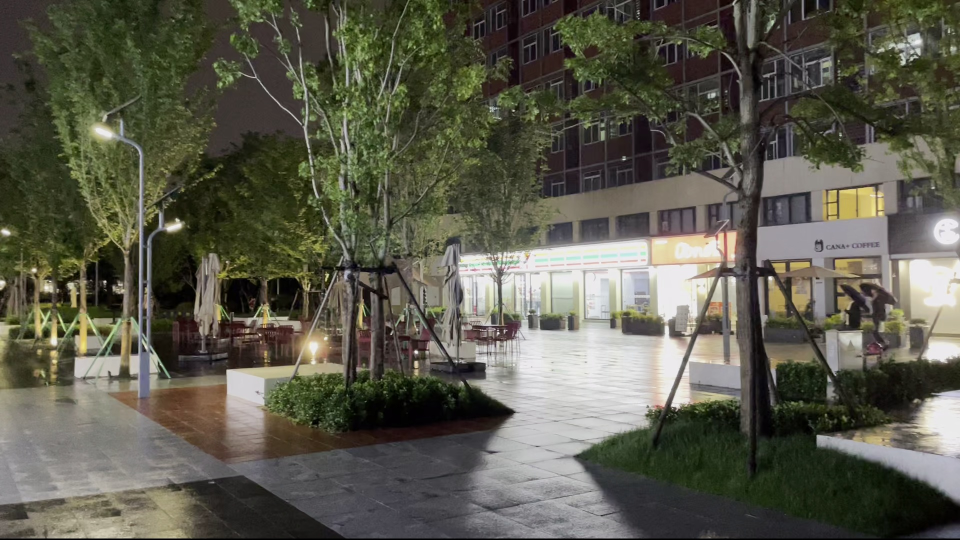
#> input picture keyframes/frame0.jpg, 1920 x 1080 px (shown at 1/2 size)
$ python panorama_generation.py
#> lines starting #> are read from the running program, lines starting #| are printed output that depends on the picture
import cv2
import numpy as np


def stitch(img1, img2, H):

    # Get dimensions of the input images
    h1, w1 = img1.shape[:2]
    h2, w2 = img2.shape[:2]

    # Define corners of the original images
    corners_img1 = np.float32([[0, 0], [0, h1], [w1, h1], [w1, 0]]).reshape(-1, 1, 2)
    corners_img2 = np.float32([[0, 0], [0, h2], [w2, h2], [w2, 0]]).reshape(-1, 1, 2)

    # Transform corners of img1 using the homography matrix
    transformed_corners_img1 = cv2.perspectiveTransform(corners_img1, H)

    # Determine the size of the output canvas based on transformed coordinates
    combined_corners = np.concatenate((corners_img2, transformed_corners_img1), axis=0)
    [x_min, y_min] = np.int32(combined_corners.min(axis=0).ravel() - 0.5)
    [x_max, y_max] = np.int32(combined_corners.max(axis=0).ravel() + 0.5)
    output_size = (x_max - x_min, y_max - y_min)

    # The output matrix after affine transformation
    offset_transform = np.array([[1, 0, -x_min], [0, 1, -y_min], [0, 0, 1]])

    # Warp img1 using the composite transformation matrix
    transformed_img1 = cv2.warpPerspective(img1, offset_transform.dot(H), output_size)

    # Create output image and place img2 within the new canvas
    output_image = transformed_img1.copy()
    for y in range(h2):
        for x in range(w2):
            if all(img2[y, x] != 0):  # Check if the pixel is not completely black
                output_image[y - y_min, x - x_min] = img2[y, x]

    return output_image


# [65 lines left out: function stitch_blend, not called in this run]


# Mathematicals are from https://www.cnblogs.com/cheermyang/p/5431170.html
def cylindrical_project(img, f=550):

    height, width, depth = img.shape

    # Initialize the output image with zeros (all black)
    cylindrical_img = np.zeros_like(img)

    # Calculate the center coordinates of the image
    centerX = width / 2
    centerY = height / 2

    # Iterate over each pixel in the cylindrical image
    for i in range(width):

        # Calculate the angle theta from the center for the current column
        theta = (i - centerX) / f

        # Determine the corresponding x-coordinate in the input image
        pointX = int(f * np.tan(theta) + centerX)

        # Calculate the scaling factor for y-coordinate adjustment due to the cylindrical projection
        pointY_factor = 1 / np.cos(theta)


        # Iterate over each row in the output image
        for j in range(height):

            # Determine the corresponding y-coordinate in the input image
            pointY = int((j - centerY) * pointY_factor + centerY)

            # Check bounds and assign values
            if 0 <= pointX < width and 0 <= pointY < height:
                # If within bounds, copy the pixel values from the input image
                for k in range(depth):
                    cylindrical_img[j, i, k] = img[pointY, pointX, k]
            else:
                # Set to black if out-of-bounds; though np.zeros_like already set it to 0
                cylindrical_img[j, i, :] = 0

    return cylindrical_img


# Inspired from https://docs.opencv.org/4.x/dc/dc3/tutorial_py_matcher.html
def compute_homography(img1, img2):

    # Call the SIFT method
    sift = cv2.SIFT_create()

    # Get dimensions
    h1, w1 = img1.shape[0:2]
    h2, w2 = img2.shape[0:2]

    # Crop the right part of img1 for detecting SIFT
    img1_crop = img1[:, w1 - w2:]

    # Adjust coordinates to original scale if img1 was cropped
    diff = w1 - img1_crop.shape[1]

    # Detect keypoints and descriptors
    kp1, des1 = sift.detectAndCompute(img1_crop, None)
    kp2, des2 = sift.detectAndCompute(img2, None)

    # Match descriptors using Brute-Force matcher
    bf = cv2.BFMatcher(normType=cv2.NORM_L2)  # Using L2 (Euclidean) distance
    matches = bf.knnMatch(des1, des2, k=2)

    # Filter matches using the Lowe's ratio test
    match_ratio = 0.6
    valid_matches = [m1 for m1, m2 in matches if m1.distance < match_ratio * m2.distance]

    # Require at least 4 matches to compute homography
    if len(valid_matches) >= 4:
        # Extract the coordinates of matching points
        img1_pts = np.float32([kp1[m.queryIdx].pt for m in valid_matches]).reshape(-1, 1, 2)
        img2_pts = np.float32([kp2[m.trainIdx].pt for m in valid_matches]).reshape(-1, 1, 2)
        img1_pts[:, :, 0] += diff  # Adjust coordinates back to original if cropped

        # Compute the Homography matrix
        H, mask = cv2.findHomography(img1_pts, img2_pts, cv2.RANSAC, 5.0)

        if H is not None:
            # Redo homography computation to remove outliers
            img1_pts = img1_pts[mask.ravel() == 1]
            img2_pts = img2_pts[mask.ravel() == 1]
            H, _ = cv2.findHomography(img1_pts, img2_pts, cv2.RANSAC, 5.0)

            # Draw matches
            # draw_img = cv2.drawMatches(img1, kp1, img2, kp2,
            #         [valid_matches[i] for i in range(len(valid_matches)) if mask[i]],
            #         None, flags=cv2.DrawMatchesFlags_NOT_DRAW_SINGLE_POINTS)
            # cv2.imwrite('matching points.jpg', draw_img)

            return H
    else:
        print("Not enough matches to compute homography.")
        return None


def crop_result(result_img):

    # Determine the height and width of the input image
    h = result_img.shape[0]
    w = result_img.shape[1]

    # Set the percentage of the original width to retain
    cut_off_percent = 0.95

    # Calculate height bounds for cropping
    h1 = int(h * 0.05)      # Start height (5% from top)
    h2 = int(h * 0.95)      # End height (95% from top, i.e., crops 5% from bottom)
    w_new = int(w * cut_off_percent) # New width after cropping 10% from the right

    # Crop the image according to calculated dimensions
    result_img = result_img[h1:h2, :w_new]

    return result_img


# [19 lines left out: function cut_corners, not called in this run]


def stitch_image(img1_path, img2_path):
    # Input images
    if isinstance(img1_path, str):
        img1 = cv2.imread(img1_path)
        img1 = cv2.resize(img1, (640, 360))
        img1 = cylindrical_project(img1)
    else:
        img1 = img1_path

    img2 = cv2.imread(img2_path)
    img2 = cv2.resize(img2, (640, 360))
    img2 = cylindrical_project(img2)

    H = compute_homography(img1, img2)

    stitched_image = stitch(img1, img2, H)
    # stitched_image = stitch_blend(img1, img2, H)

    stitched_image = crop_result(stitched_image)

    return stitched_image


if __name__ == "__main__":

    current_img = 'keyframes/frame0.jpg'

    key_frame_num = 5
    for i in range(1, key_frame_num):
        next_img = 'keyframes/frame{}.jpg'.format(i)
        print("Stitching frame{} and frame{}...".format(i - 1, i))
        current_img = stitch_image(current_img, next_img)
#> in stitch_image, img1 is the input picture: shape (1080, 1920, 3); mean B, G, R 76.3, 90.2, 91
#> after the loop in cylindrical_project, `for i in range(width):`:
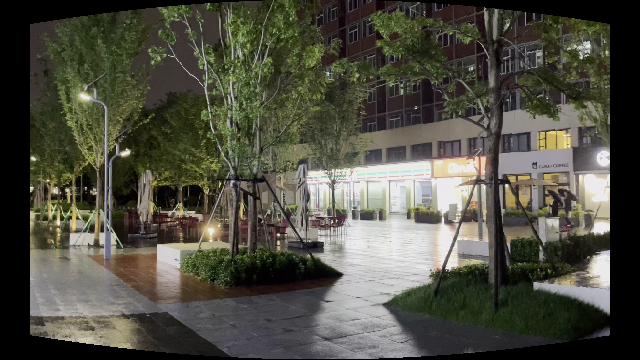
#> cylindrical_img: shape (360, 640, 3); mean B, G, R 66.4, 78.1, 78.8
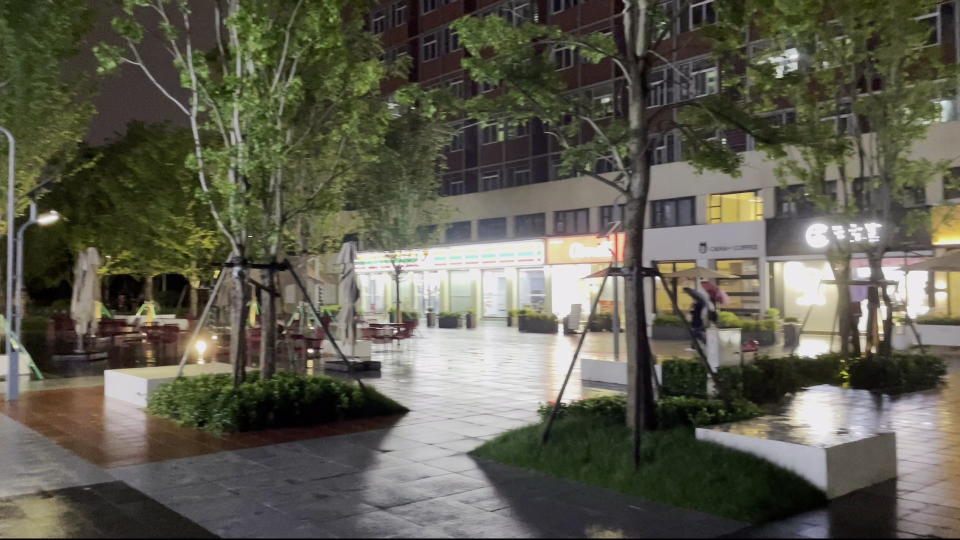
#> input picture keyframes/frame1.jpg, 1920 x 1080 px (shown at 1/2 size)
#> in stitch_image, img2 is the input picture: shape (1080, 1920, 3); mean B, G, R 79.6, 92.7, 94.3
#> in stitch_image, `img2 = cv2.resize(img2, (640, 360))`:
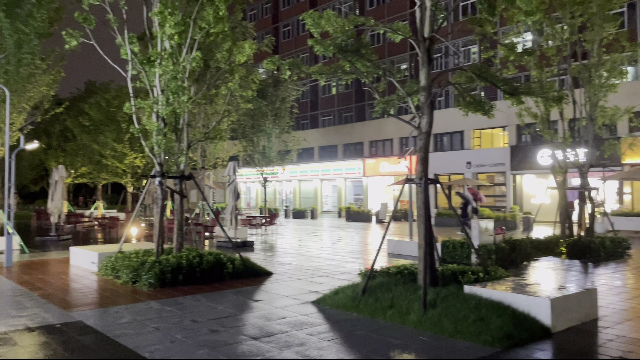
#> img2: shape (360, 640, 3); mean B, G, R 79.6, 92.7, 94.3
#> call 2 of cylindrical_project, with f = 550
#> after the loop in cylindrical_project (call 2), `for i in range(width):`:
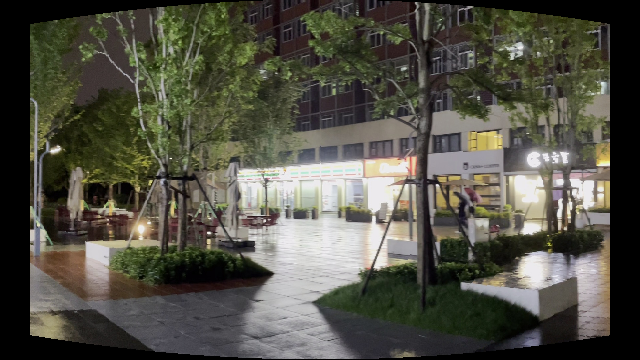
#> cylindrical_img: shape (360, 640, 3); mean B, G, R 69.6, 80.7, 81.9
#> in compute_homography, `kp1, des1 = sift.detectAndCompute(img1_crop, None)`: kp1 = 2005 keypoints; strongest (x, y, size): (600, 266, 16), (31, 188, 2.6), (602, 227, 10.7), (278, 235, 1.9)
#> in compute_homography, `kp2, des2 = sift.detectAndCompute(img2, None)`: kp2 = 2268 keypoints; strongest (x, y, size): (209, 233, 2.2), (437, 185, 2), (265, 221, 1.8), (56, 150, 5.8)
#> in compute_homography, `matches = bf.knnMatch(des1, des2, k=2)`: matches = 2005 matches
#> in compute_homography, `valid_matches = [m1 for m1, m2 in matches if m1.distance < match_ratio..`: valid_matches = 413 matches
#> in compute_homography, `img1_pts = np.float32([kp1[m.queryIdx].pt for m in valid_matches]).res..`: img1_pts = 413 rows, first 8: [33.32, 27.05], [108, 126], [117.9, 246.4], [118.1, 121.1], [118.4, 126.9], [118.4, 157.4], [126, 152.7], [126, 152.7]
#> in compute_homography, `img2_pts = np.float32([kp2[m.trainIdx].pt for m in valid_matches]).res..`: img2_pts = 413 rows, first 8: [607, 333.1], [38.54, 122.2], [47.69, 243.5], [48.83, 117], [48.85, 124], [48.48, 154], [55.89, 149.8], [55.89, 149.8]
#> in compute_homography, `H, mask = cv2.findHomography(img1_pts, img2_pts, cv2.RANSAC, 5.0)`: H = [[1.02, -0.00737, -71.25], [0.0142, 1.01, -6.55], [2.96e-05, 1.25e-05, 1]]; mask = 413 values, max 1 at index 1, min 0 at index 0, mean 0.99
#> in compute_homography, `img1_pts = img1_pts[mask.ravel() == 1]`: img1_pts = 409 rows, first 8: [108, 126], [117.9, 246.4], [118.1, 121.1], [118.4, 126.9], [118.4, 157.4], [126, 152.7], [126, 152.7], [126.1, 221.8]
#> in compute_homography, `img2_pts = img2_pts[mask.ravel() == 1]`: img2_pts = 409 rows, first 8: [38.54, 122.2], [47.69, 243.5], [48.83, 117], [48.85, 124], [48.48, 154], [55.89, 149.8], [55.89, 149.8], [56.22, 218]
#> in compute_homography, `H, _ = cv2.findHomography(img1_pts, img2_pts, cv2.RANSAC, 5.0)`: H = [[1.02, -0.00605, -71.59], [0.0145, 1.02, -6.83], [3.1e-05, 1.56e-05, 1]]
#> in stitch, `transformed_corners_img1 = cv2.perspectiveTransform(corners_img1, H)`: transformed_corners_img1 = [[-71.59, -6.83], [-73.36, 357.1], [565.9, 359.3], [571.2, 2.41]]
#> in stitch, `combined_corners = np.concatenate((corners_img2, transformed_corners_i..`: combined_corners = [[0, 0], [0, 360], [640, 360], [640, 0], [-71.59, -6.83], [-73.36, 357.1], [565.9, 359.3], [571.2, 2.41]]
#> in stitch, `[x_min, y_min] = np.int32(combined_corners.min(axis=0).ravel() - 0.5)`: x_min = -73; y_min = -7
#> in stitch, `[x_max, y_max] = np.int32(combined_corners.max(axis=0).ravel() + 0.5)`: x_max = 640; y_max = 360
#> in stitch, `output_size = (x_max - x_min, y_max - y_min)`: output_size = (713, 367)
#> in stitch, `offset_transform = np.array([[1, 0, -x_min], [0, 1, -y_min], [0, 0, 1]])`: offset_transform = [[1, 0, 73], [0, 1, 7], [0, 0, 1]]
#> in stitch, `transformed_img1 = cv2.warpPerspective(img1, offset_transform.dot(H), ..`:
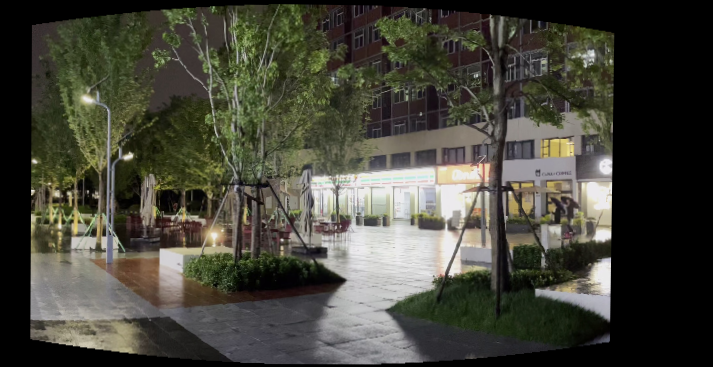
#> transformed_img1: shape (367, 713, 3); mean B, G, R 58.5, 68.9, 69.5
#> after the loop in stitch, `for y in range(h2):`:
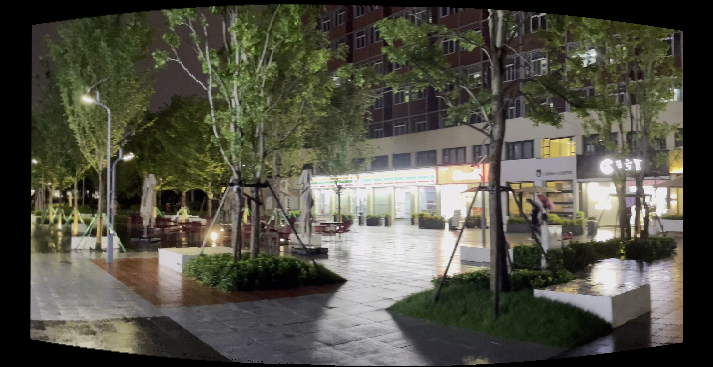
#> output_image: shape (367, 713, 3); mean B, G, R 68.4, 80.3, 81.3
#> in crop_result, `result_img = result_img[h1:h2, :w_new]`:
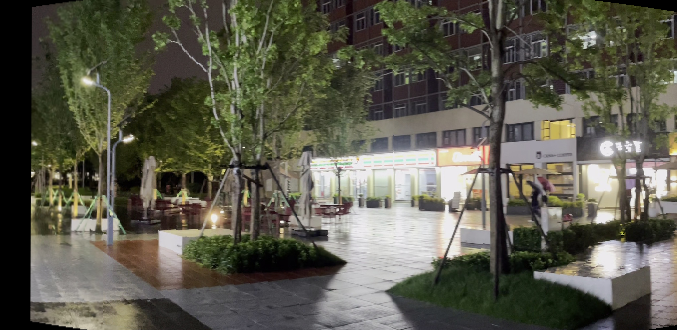
#> result_img: shape (330, 677, 3); mean of channels 0, 1, 2 76.1, 89.6, 90.6; drawn as B, G, R
#> pass 2 of the loop `for i in range(1, key_frame_num):`:
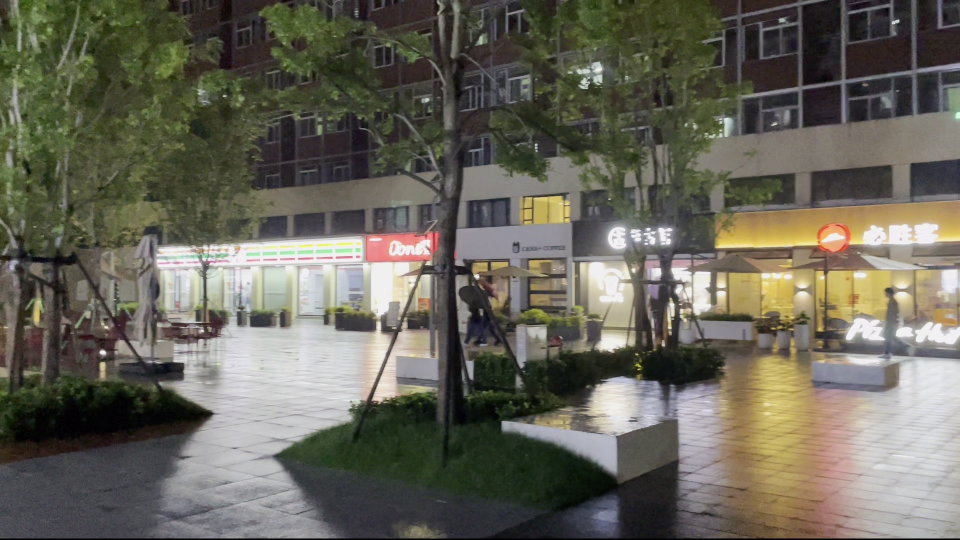
#> input picture keyframes/frame2.jpg, 1920 x 1080 px (shown at 1/2 size)
#> in stitch_image, img2 is the input picture: shape (1080, 1920, 3); mean B, G, R 89, 101, 103.4
#> img2: shape (360, 640, 3)
#> in compute_homography (call 2), `img1_crop = img1[:, w1 - w2:]`:
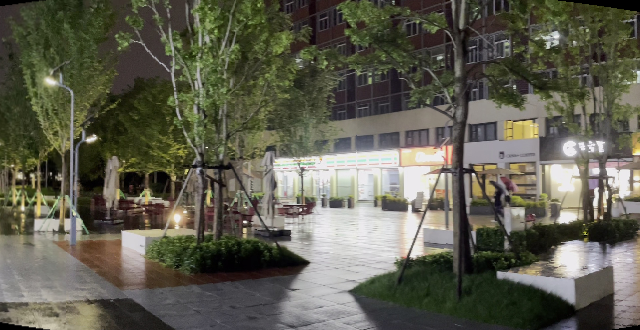
#> img1_crop: shape (330, 640, 3); mean of channels 0, 1, 2 79.8, 94, 95; drawn as B, G, R
#> kp1 = 2463 keypoints; strongest (x, y, size): (245, 222, 2.2), (473, 174, 2), (301, 210, 1.8), (92, 139, 5.8)
#> kp2 = 1917 keypoints; strongest (x, y, size): (84, 230, 2.2), (318, 184, 1.9), (407, 228, 10), (577, 32, 1.9)
#> matches = 2463 matches
#> valid_matches = 265 matches
#> in compute_homography (call 2), `img1_pts = np.float32([kp1[m.queryIdx].pt for m in valid_matches]).res..`: img1_pts = 265 rows, first 8: [209.8, 237.9], [209.9, 172.1], [210.6, 31.71], [214.1, 231.5], [214.7, 106], [216.2, 121.6], [219, 39.43], [220.8, 156.3]
#> in compute_homography (call 2), `img2_pts = np.float32([kp2[m.trainIdx].pt for m in valid_matches]).res..`: img2_pts = 265 rows, first 8: [47.61, 246], [48.88, 179.4], [50.95, 38.84], [52.22, 239.4], [54.71, 113.4], [55.72, 128.5], [60.17, 46.11], [60.33, 163.5]
#> in compute_homography (call 2), `H, mask = cv2.findHomography(img1_pts, img2_pts, cv2.RANSAC, 5.0)`: H = [[1.04, -0.00943, -206], [0.0209, 1.03, 0.153], [5.78e-05, 1.71e-05, 1]]; mask = 265 values, max 1 at index 0, min 0 at index 90, mean 0.985
#> in compute_homography (call 2), `img1_pts = img1_pts[mask.ravel() == 1]`: img1_pts = 261 rows, first 8: [246.8, 237.9], [246.9, 172.1], [247.6, 31.71], [251.1, 231.5], [251.7, 106], [253.2, 121.6], [256, 39.43], [257.8, 156.3]
#> in compute_homography (call 2), `img2_pts = img2_pts[mask.ravel() == 1]`: img2_pts = 261 rows, first 8: [47.61, 246], [48.88, 179.4], [50.95, 38.84], [52.22, 239.4], [54.71, 113.4], [55.72, 128.5], [60.17, 46.11], [60.33, 163.5]
#> in compute_homography (call 2), `H, _ = cv2.findHomography(img1_pts, img2_pts, cv2.RANSAC, 5.0)`: H = [[1.05, -0.0081, -206.4], [0.0211, 1.03, 0.0692], [5.89e-05, 1.89e-05, 1]]
#> transformed_img1: shape (360, 848, 3)
#> in crop_result (call 2), `result_img = result_img[h1:h2, :w_new]`:
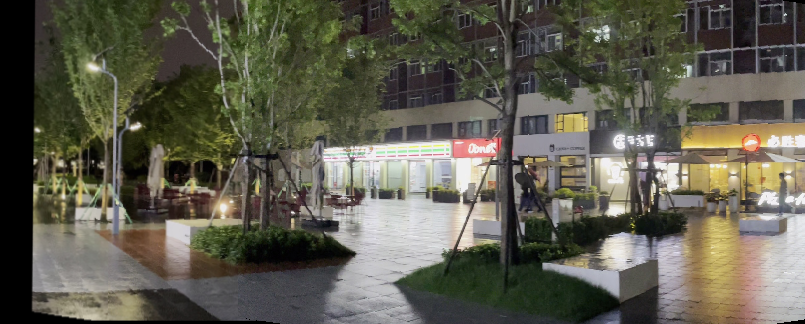
#> result_img: shape (324, 805, 3); mean of channels 0, 1, 2 79, 92.7, 94.7; drawn as B, G, R
#> pass 3 of the loop `for i in range(1, key_frame_num):`:
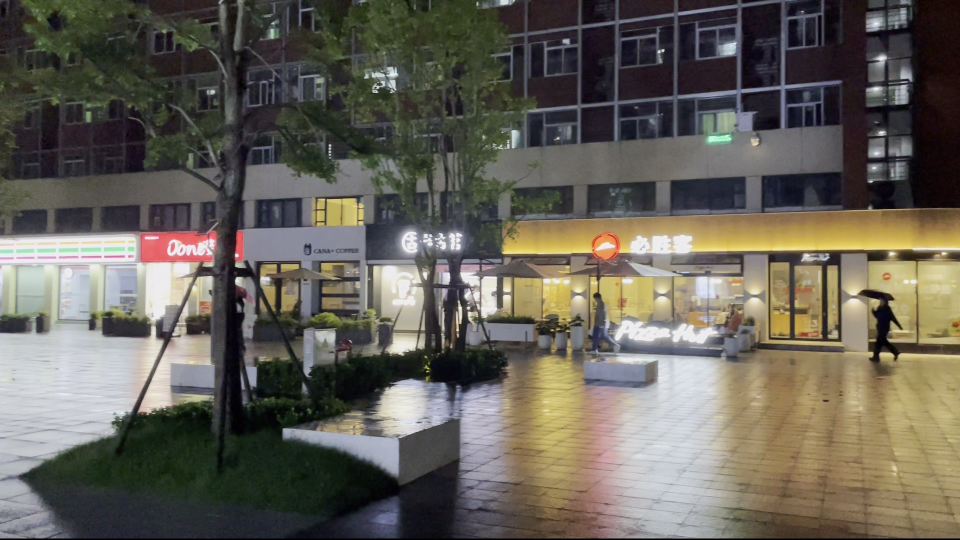
#> input picture keyframes/frame3.jpg, 1920 x 1080 px (shown at 1/2 size)
#> in stitch_image, img2 is the input picture: shape (1080, 1920, 3); mean B, G, R 88, 97.5, 101.8
#> img2: shape (360, 640, 3)
#> img1_crop: shape (324, 640, 3)
#> transformed_img1: shape (360, 1026, 3)
#> after the loop in stitch (call 3), `for y in range(h2):`:
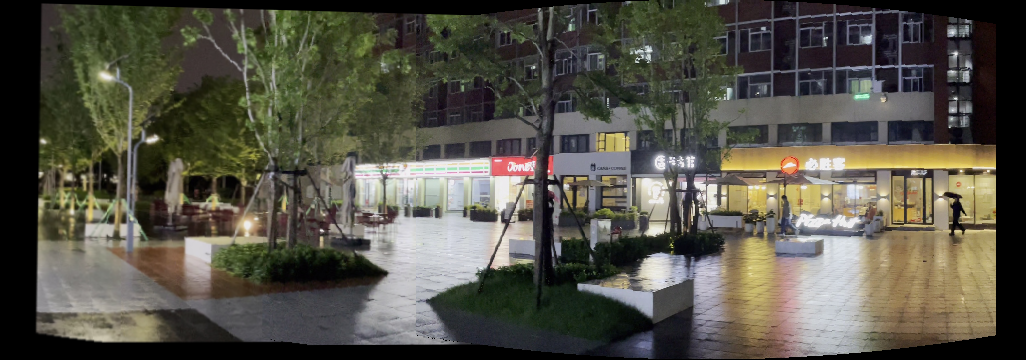
#> output_image: shape (360, 1026, 3); mean of channels 0, 1, 2 71.5, 82.5, 84.8; drawn as B, G, R
#> in crop_result (call 3), `result_img = result_img[h1:h2, :w_new]`:
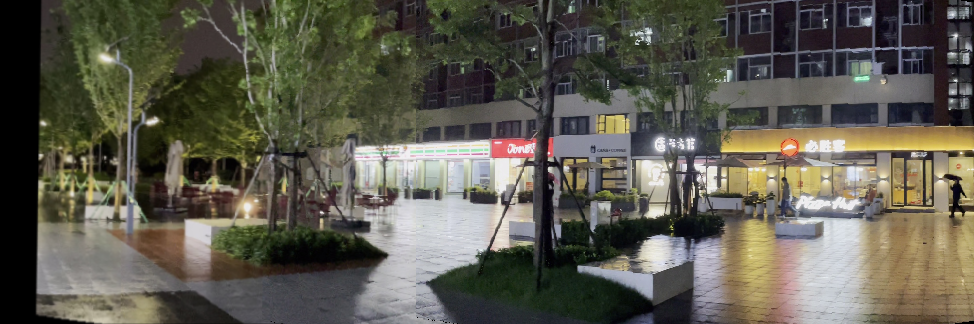
#> result_img: shape (324, 974, 3); mean of channels 0, 1, 2 79.3, 91.2, 93.6; drawn as B, G, R
#> (the run stopped early here; a loop or call above may not have finished)
